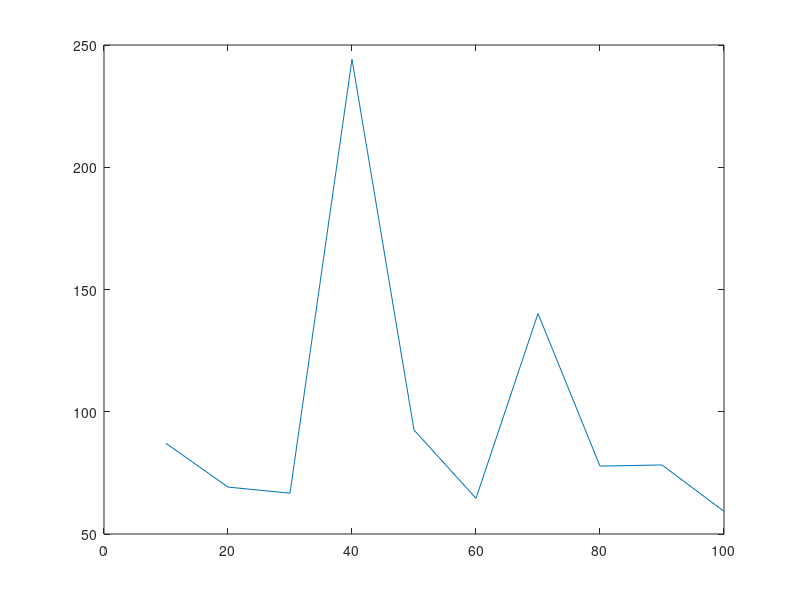

Source code (MATLAB): (Note: this script raises an error after producing the figure.)
%% Load file you wish to find the weights
close all; clear all;
load('Minus_Y_Target_8_weights_regression.mat')
%% Plot performance plot: 
figure();
%plot performance by hidden layers 
plot((10:10:100),perf);
%The one with the lowest value will give you the best R value
% Use the weights from this Layer
%% Plot regression models: 
for i = 1:10
    figure();
    trOut = All_output{i}(tr{1,i}.trainInd);
    trTarg = All_Y_minus_target_data(tr{1,i}.trainInd);
    vOut = All_output{i}(tr{1,i}.valInd);
    vTarg = All_Y_minus_target_data(tr{1,i}.valInd);
    tsOut = All_output{i}(tr{1,i}.testInd);
    tsTarg = All_Y_minus_target_data(tr{1,i}.testInd);
    plotregression(trOut,trTarg,'train',vTarg, vOut, 'Validation', tsTarg, tsOut, 'Testing',All_output{i},All_Y_minus_target_data,'All')
end
%% choose weights from the IW with the lowest performance
[Best, Best_Loc] = min(perf);
Best_Weight = IW{1,Best_Loc}{1,1};